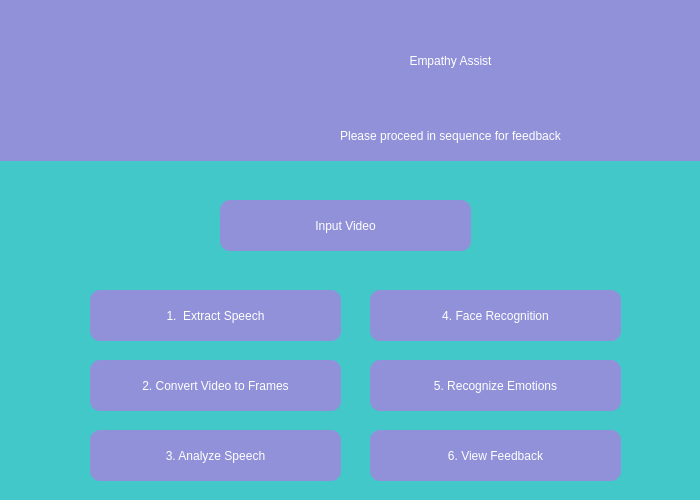
<?xml version="1.0" encoding="UTF-8"?>
<ui version="4.0">
 <class>Dialog</class>
 <widget class="QDialog" name="Dialog">
  <property name="geometry">
   <rect>
    <x>0</x>
    <y>0</y>
    <width>700</width>
    <height>500</height>
   </rect>
  </property>
  <property name="windowTitle">
   <string>Dialog</string>
  </property>
  <property name="styleSheet">
   <string notr="true">background-color:qlineargradient(spread:pad, x1:1, y1:1, x2:1, y2:1, stop:0 rgba(66, 200, 200, 255), stop:0.495 rgba(255, 255, 255, 255), stop:0.505 rgba(255, 0, 0, 255), stop:1 rgba(255, 0, 0, 255));</string>
  </property>
  <widget class="QLabel" name="label_2">
   <property name="geometry">
    <rect>
     <x>200</x>
     <y>0</y>
     <width>501</width>
     <height>121</height>
    </rect>
   </property>
   <property name="styleSheet">
    <string notr="true">background-color:qlineargradient(spread:pad, x1:1, y1:1, x2:1, y2:1, stop:0.232955 rgba(145, 145, 217, 255), stop:0.926136 rgba(0, 203, 203, 255));font: 36pt &quot;Sitka Heading&quot;;color:white;</string>
   </property>
   <property name="text">
    <string>Empathy Assist</string>
   </property>
   <property name="alignment">
    <set>Qt::AlignCenter</set>
   </property>
  </widget>
  <widget class="QLabel" name="label_3">
   <property name="geometry">
    <rect>
     <x>200</x>
     <y>110</y>
     <width>501</width>
     <height>51</height>
    </rect>
   </property>
   <property name="styleSheet">
    <string notr="true">background-color:qlineargradient(spread:pad, x1:1, y1:1, x2:1, y2:1, stop:0.232955 rgba(145, 145, 217, 255), stop:0.926136 rgba(0, 203, 203, 255));font: 22pt &quot;Sitka Heading&quot;; color:white;</string>
   </property>
   <property name="text">
    <string>Please proceed in sequence for feedback</string>
   </property>
   <property name="alignment">
    <set>Qt::AlignCenter</set>
   </property>
  </widget>
  <widget class="QLabel" name="label">
   <property name="geometry">
    <rect>
     <x>-10</x>
     <y>0</y>
     <width>211</width>
     <height>161</height>
    </rect>
   </property>
   <property name="styleSheet">
    <string notr="true">image: url(:/newPrefix/empathypicthree.png);
background-color:qlineargradient(spread:pad, x1:1, y1:1, x2:1, y2:1, stop:0.232955 rgba(145, 145, 217, 255), stop:0.926136 rgba(0, 203, 203, 255));</string>
   </property>
   <property name="text">
    <string/>
   </property>
  </widget>
  <widget class="QPushButton" name="extractspeech">
   <property name="geometry">
    <rect>
     <x>90</x>
     <y>290</y>
     <width>251</width>
     <height>51</height>
    </rect>
   </property>
   <property name="styleSheet">
    <string notr="true">QPushButton{
background-color:qlineargradient(spread:pad, x1:1, y1:1, x2:1, y2:1, stop:0.232955 rgba(145, 145, 217, 255), stop:0.926136 rgba(0, 203, 203, 255));
color:white;;font: 14pt &quot;Sitka Heading&quot;;border-radius:10px;


}
QPushButton:hover{

   background-color:#CBC3E3;
color:white;;font: 14pt &quot;Sitka Heading&quot;;border-radius:10px;

}</string>
   </property>
   <property name="text">
    <string>1.  Extract Speech</string>
   </property>
  </widget>
  <widget class="QPushButton" name="convertvideotoframes">
   <property name="geometry">
    <rect>
     <x>90</x>
     <y>360</y>
     <width>251</width>
     <height>51</height>
    </rect>
   </property>
   <property name="styleSheet">
    <string notr="true">QPushButton{
background-color:qlineargradient(spread:pad, x1:1, y1:1, x2:1, y2:1, stop:0.232955 rgba(145, 145, 217, 255), stop:0.926136 rgba(0, 203, 203, 255));
color:white;;font: 14pt &quot;Sitka Heading&quot;;border-radius:10px;


}
QPushButton:hover{

   background-color:#CBC3E3;
color:white;;font: 14pt &quot;Sitka Heading&quot;;border-radius:10px;

}</string>
   </property>
   <property name="text">
    <string>2. Convert Video to Frames</string>
   </property>
  </widget>
  <widget class="QPushButton" name="analyzespeech">
   <property name="geometry">
    <rect>
     <x>90</x>
     <y>430</y>
     <width>251</width>
     <height>51</height>
    </rect>
   </property>
   <property name="styleSheet">
    <string notr="true">QPushButton{
background-color:qlineargradient(spread:pad, x1:1, y1:1, x2:1, y2:1, stop:0.232955 rgba(145, 145, 217, 255), stop:0.926136 rgba(0, 203, 203, 255));
color:white;;font: 14pt &quot;Sitka Heading&quot;;border-radius:10px;


}
QPushButton:hover{

   background-color:#CBC3E3;
color:white;;font: 14pt &quot;Sitka Heading&quot;;border-radius:10px;

}</string>
   </property>
   <property name="text">
    <string>3. Analyze Speech</string>
   </property>
  </widget>
  <widget class="QPushButton" name="facerecognition">
   <property name="geometry">
    <rect>
     <x>370</x>
     <y>290</y>
     <width>251</width>
     <height>51</height>
    </rect>
   </property>
   <property name="styleSheet">
    <string notr="true">QPushButton{
background-color:qlineargradient(spread:pad, x1:1, y1:1, x2:1, y2:1, stop:0.232955 rgba(145, 145, 217, 255), stop:0.926136 rgba(0, 203, 203, 255));
color:white;;font: 14pt &quot;Sitka Heading&quot;;border-radius:10px;


}
QPushButton:hover{

   background-color:#CBC3E3;
color:white;;font: 14pt &quot;Sitka Heading&quot;;border-radius:10px;

}</string>
   </property>
   <property name="text">
    <string>4. Face Recognition</string>
   </property>
  </widget>
  <widget class="QPushButton" name="emotionrecognition">
   <property name="geometry">
    <rect>
     <x>370</x>
     <y>360</y>
     <width>251</width>
     <height>51</height>
    </rect>
   </property>
   <property name="styleSheet">
    <string notr="true">QPushButton{
background-color:qlineargradient(spread:pad, x1:1, y1:1, x2:1, y2:1, stop:0.232955 rgba(145, 145, 217, 255), stop:0.926136 rgba(0, 203, 203, 255));
color:white;;font: 14pt &quot;Sitka Heading&quot;;border-radius:10px;


}
QPushButton:hover{

   background-color:#CBC3E3;
color:white;;font: 14pt &quot;Sitka Heading&quot;;border-radius:10px;

}</string>
   </property>
   <property name="text">
    <string>5. Recognize Emotions</string>
   </property>
  </widget>
  <widget class="QPushButton" name="viewfeedback">
   <property name="geometry">
    <rect>
     <x>370</x>
     <y>430</y>
     <width>251</width>
     <height>51</height>
    </rect>
   </property>
   <property name="styleSheet">
    <string notr="true">QPushButton{
background-color:qlineargradient(spread:pad, x1:1, y1:1, x2:1, y2:1, stop:0.232955 rgba(145, 145, 217, 255), stop:0.926136 rgba(0, 203, 203, 255));
color:white;;font: 14pt &quot;Sitka Heading&quot;;border-radius:10px;


}
QPushButton:hover{

   background-color:#CBC3E3;
color:white;;font: 14pt &quot;Sitka Heading&quot;;border-radius:10px;

}</string>
   </property>
   <property name="text">
    <string>6. View Feedback</string>
   </property>
  </widget>
  <widget class="QPushButton" name="inputvideo">
   <property name="geometry">
    <rect>
     <x>220</x>
     <y>200</y>
     <width>251</width>
     <height>51</height>
    </rect>
   </property>
   <property name="styleSheet">
    <string notr="true">QPushButton{
background-color:qlineargradient(spread:pad, x1:1, y1:1, x2:1, y2:1, stop:0.232955 rgba(145, 145, 217, 255), stop:0.926136 rgba(0, 203, 203, 255));
color:white;;font: 14pt &quot;Sitka Heading&quot;;border-radius:10px;


}
QPushButton:hover{

   background-color:#CBC3E3;
color:white;;font: 14pt &quot;Sitka Heading&quot;;border-radius:10px;

}</string>
   </property>
   <property name="text">
    <string>Input Video</string>
   </property>
  </widget>
 </widget>
 <resources>
  <include location="logos.qrc"/>
 </resources>
 <connections/>
</ui>
